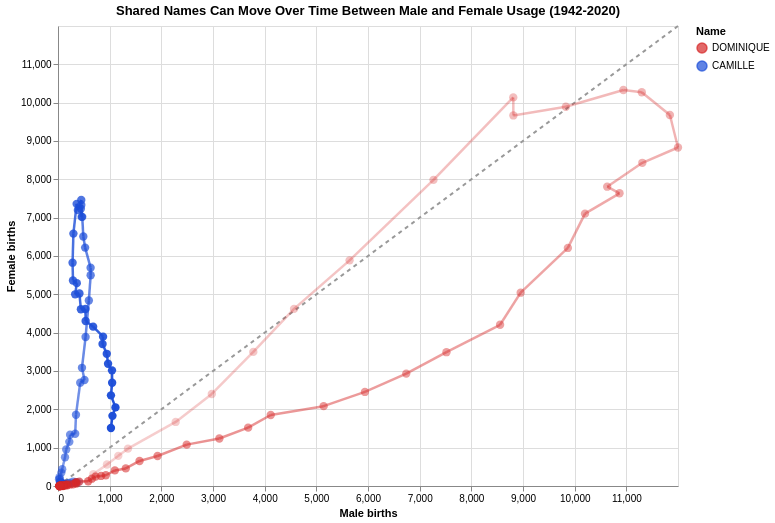

The notebook cell this image was saved under:
### Code cell
import ipywidgets as widgets
from IPython.display import display

selected_name_labels = selected_names.copy()
all_name_labels = available_names.copy()
start_year = 2000
end_year = 2020
chart_handle = None

palette_pool = ['#d62828', '#1d4ed8', '#16a34a', '#f59e0b', '#7c3aed', '#0891b2', '#db2777', '#65a30d', '#ea580c', '#4f46e5']

def build_chart(selected_names_for_chart, year_start, year_end):
    filtered = plot_data[
        plot_data['preusuel'].isin(selected_names_for_chart)
        & plot_data['annais'].between(year_start, year_end)
    ].copy()

    filtered['year_strength'] = 0.35
    if year_end > year_start:
        filtered['year_strength'] = 0.25 + 0.75 * ((filtered['annais'] - year_start) / (year_end - year_start))

    limits = max(filtered['male_births'].max(), filtered['female_births'].max()) if not filtered.empty else 1
    reference = pd.DataFrame({'x': [0, limits], 'y': [0, limits]})

    diag = alt.Chart(reference).mark_line(color='#999', strokeDash=[4, 4]).encode(
        x=alt.X('x:Q', title='Male births', scale=alt.Scale(domain=[0, limits], nice=False)),
        y=alt.Y('y:Q', title='Female births', scale=alt.Scale(domain=[0, limits], nice=False))
    )

    segments = filtered.copy()
    segments['male_births_next'] = segments.groupby('preusuel')['male_births'].shift(-1)
    segments['female_births_next'] = segments.groupby('preusuel')['female_births'].shift(-1)
    segments = segments.dropna(subset=['male_births_next', 'female_births_next']).copy()

    palette = palette_pool[:len(selected_names_for_chart)]

    lines = alt.Chart(segments).mark_rule(strokeWidth=2.5).encode(
        x=alt.X('male_births:Q', title='Male births', scale=alt.Scale(domain=[0, limits], nice=False)),
        y=alt.Y('female_births:Q', title='Female births', scale=alt.Scale(domain=[0, limits], nice=False)),
        x2='male_births_next:Q',
        y2='female_births_next:Q',
        color=alt.Color('preusuel:N', title='Name', scale=alt.Scale(domain=selected_names_for_chart, range=palette)),
        opacity=alt.Opacity('year_strength:Q', legend=None, scale=alt.Scale(domain=[0.25, 1], range=[0.2, 1]))
    )

    points = alt.Chart(filtered).mark_circle(size=70).encode(
        x=alt.X('male_births:Q', title='Male births', scale=alt.Scale(domain=[0, limits], nice=False)),
        y=alt.Y('female_births:Q', title='Female births', scale=alt.Scale(domain=[0, limits], nice=False)),
        color=alt.Color('preusuel:N', title='Name', scale=alt.Scale(domain=selected_names_for_chart, range=palette)),
        opacity=alt.Opacity('year_strength:Q', legend=None, scale=alt.Scale(domain=[0.25, 1], range=[0.25, 1])),
        tooltip=[
            alt.Tooltip('preusuel:N', title='Name'),
            alt.Tooltip('annais:Q', title='Year'),
            alt.Tooltip('male_births:Q', title='Male births'),
            alt.Tooltip('female_births:Q', title='Female births')
        ]
    )

    return (diag + lines + points).properties(
        width=620,
        height=460,
        title=f'Shared Names Can Move Over Time Between Male and Female Usage ({year_start}-{year_end})'
    )

def refresh_controls():
    add_name_dropdown.options = [label for label in all_name_labels if label not in selected_name_labels]
    remove_name_dropdown.options = selected_name_labels.copy()
    if add_name_dropdown.options:
        add_name_dropdown.value = add_name_dropdown.options[0]
    else:
        add_name_dropdown.value = None
    if remove_name_dropdown.options:
        remove_name_dropdown.value = remove_name_dropdown.options[0]
    else:
        remove_name_dropdown.value = None

def refresh_chart():
    chart_handle.update(build_chart(selected_name_labels, year_start_slider.value, year_end_slider.value))

def on_add_name_clicked(_):
    value = add_name_dropdown.value
    if value and value not in selected_name_labels:
        selected_name_labels.append(value)
        refresh_controls()
        refresh_chart()

def on_remove_name_clicked(_):
    value = remove_name_dropdown.value
    if value and value in selected_name_labels and len(selected_name_labels) > 1:
        selected_name_labels.remove(value)
        refresh_controls()
        refresh_chart()

def on_year_change(change):
    if year_start_slider.value > year_end_slider.value:
        if change['owner'] is year_start_slider:
            year_end_slider.value = year_start_slider.value
        else:
            year_start_slider.value = year_end_slider.value
    refresh_chart()

add_name_dropdown = widgets.Dropdown(
    options=[],
    description='Add name:',
    layout=widgets.Layout(width='320px')
)

remove_name_dropdown = widgets.Dropdown(
    options=[],
    description='Remove name:',
    layout=widgets.Layout(width='320px')
)

year_start_slider = widgets.IntSlider(value=start_year, min=min_year, max=max_year, step=1, description='From year:', layout=widgets.Layout(width='320px'))
year_end_slider = widgets.IntSlider(value=end_year, min=min_year, max=max_year, step=1, description='To year:', layout=widgets.Layout(width='320px'))

add_name_button = widgets.Button(description='Add', button_style='primary')
remove_name_button = widgets.Button(description='Remove')
add_name_button.on_click(on_add_name_clicked)
remove_name_button.on_click(on_remove_name_clicked)
year_start_slider.observe(on_year_change, names='value')
year_end_slider.observe(on_year_change, names='value')

refresh_controls()
display(widgets.VBox([
    widgets.HBox([add_name_dropdown, add_name_button, remove_name_dropdown, remove_name_button]),
    widgets.HBox([year_start_slider, year_end_slider]),
]))
chart_handle = display(build_chart(selected_name_labels, start_year, end_year), display_id=True)

### Figure 1 — Vega-Lite specification as saved in the notebook (floating-point values rounded to 4 significant figures; data arrays with more than 128 entries replaced by an {"elided": "..."} marker saying what was removed)
{"config": {"view": {"continuousWidth": 300, "continuousHeight": 300}}, "layer": [{"data": {"name": "data-e5c62d25a6c997ccfdf1180eb89e9cb5"}, "mark": {"type": "line", "color": "#999", "strokeDash": [4, 4]}, "encoding": {"x": {"field": "x", "scale": {"domain": [0, 12000.0], "nice": false}, "title": "Male births", "type": "quantitative"}, "y": {"field": "y", "scale": {"domain": [0, 12000.0], "nice": false}, "title": "Female births", "type": "quantitative"}}}, {"data": {"name": "data-425d6c2cabc4f3fec276e8cde8d5fa0d"}, "mark": {"type": "rule", "strokeWidth": 2.5}, "encoding": {"color": {"field": "preusuel", "scale": {"domain": ["DOMINIQUE", "CAMILLE"], "range": ["#d62828", "#1d4ed8"]}, "title": "Name", "type": "nominal"}, "opacity": {"field": "year_strength", "legend": null, "scale": {"domain": [0.25, 1], "range": [0.2, 1]}, "type": "quantitative"}, "x": {"field": "male_births", "scale": {"domain": [0, 12000.0], "nice": false}, "title": "Male births", "type": "quantitative"}, "x2": {"field": "male_births_next"}, "y": {"field": "female_births", "scale": {"domain": [0, 12000.0], "nice": false}, "title": "Female births", "type": "quantitative"}, "y2": {"field": "female_births_next"}}}, {"data": {"name": "data-447d5a64e3648e6a93ae1e50b38edecd"}, "mark": {"type": "circle", "size": 70}, "encoding": {"color": {"field": "preusuel", "scale": {"domain": ["DOMINIQUE", "CAMILLE"], "range": ["#d62828", "#1d4ed8"]}, "title": "Name", "type": "nominal"}, "opacity": {"field": "year_strength", "legend": null, "scale": {"domain": [0.25, 1], "range": [0.25, 1]}, "type": "quantitative"}, "tooltip": [{"field": "preusuel", "title": "Name", "type": "nominal"}, {"field": "annais", "title": "Year", "type": "quantitative"}, {"field": "male_births", "title": "Male births", "type": "quantitative"}, {"field": "female_births", "title": "Female births", "type": "quantitative"}], "x": {"field": "male_births", "scale": {"domain": [0, 12000.0], "nice": false}, "title": "Male births", "type": "quantitative"}, "y": {"field": "female_births", "scale": {"domain": [0, 12000.0], "nice": false}, "title": "Female births", "type": "quantitative"}}}], "height": 460, "title": "Shared Names Can Move Over Time Between Male and Female Usage (1942-2020)", "width": 620, "$schema": "https://vega.github.io/schema/vega-lite/v6.4.1.json", "datasets": {"data-e5c62d25a6c997ccfdf1180eb89e9cb5": [{"x": 0.0, "y": 0.0}, {"x": 12000.0, "y": 12000.0}], "data-425d6c2cabc4f3fec276e8cde8d5fa0d": {"elided": "142 records"}, "data-447d5a64e3648e6a93ae1e50b38edecd": {"elided": "144 records"}}}
